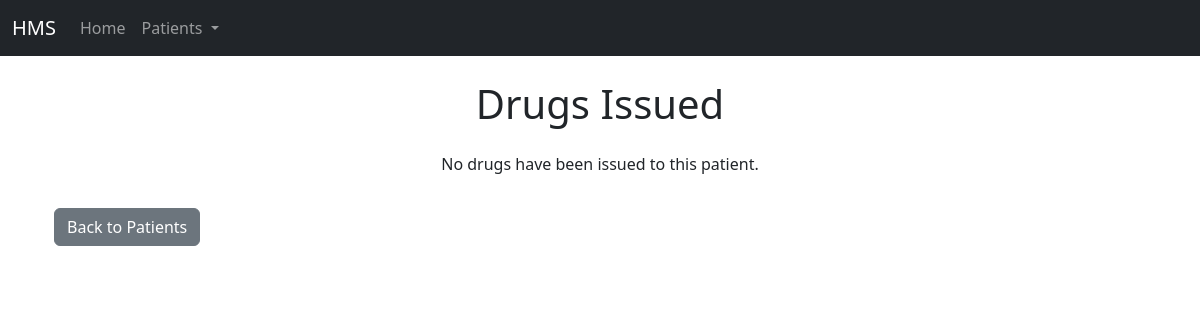
/patients/drug_issued/, run on an earlier commit of the app's database.
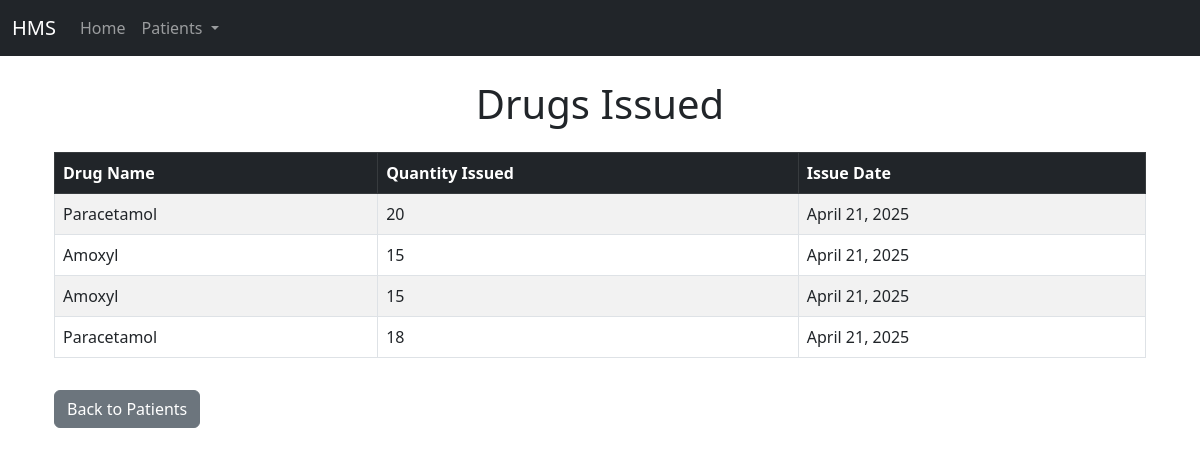
And on a later commit of the database.
### drugs/models.py (models this page shows, shortened)
class DrugIssue(models.Model):
    drug = models.ForeignKey(Drug, on_delete=models.CASCADE)
    patient = models.ForeignKey(Patient_register, on_delete=models.CASCADE)  # Foreign key to Patient_register
    quantity_issued = models.IntegerField()
    issue_date = models.DateField(auto_now_add=True)

class Drug(models.Model):
    name = models.CharField(max_length=100)
    quantity = models.IntegerField()
    expiry_date = models.DateField()
    price = models.DecimalField(max_digits=10, decimal_places=2)

### patients/views.py (the view)
# urls.py: path("drug_issued/", views.drug_issued, name="drug_issued"),
def drug_issued(request, id=None):
    if id:
        drug_issues = DrugIssue.objects.filter(patient_id=id)
        patient = Patient_register.objects.get(id=id)
        return render(request, 'patients/drug_issued.html', {'drug_issues': drug_issues, 'patient': patient})
    drug_issues = DrugIssue.objects.all()
    return render(request, 'patients/drug_issued.html', {'drug_issues': drug_issues})

### templates/patients/drug_issued.html (shortened to what this page needs)
{% extends 'base.html' %}
{% block content %}
<h1 class="text-center mb-4">Drugs Issued</h1>
<div class="container">
    {% if drug_issues %}
    <div class="table-responsive">
        <table class="table table-bordered table-striped">
            <thead class="table-dark">
                <tr>
                    <th>Drug Name</th>
                    <th>Quantity Issued</th>
                    <th>Issue Date</th>
                </tr>
            </thead>
            <tbody>
                {% for issue in drug_issues %}
                <tr>
                    <td>{{ issue.drug.name }}</td>
                    <td>{{ issue.quantity_issued }}</td>
                    <td>{{ issue.issue_date }}</td>
                </tr>
                {% endfor %}
            </tbody>
        </table>
    </div>
    {% else %}
    <p class="text-center">No drugs have been issued to this patient.</p>
    {% endif %}
    <a href="{% url 'all_patients' %}" class="btn btn-secondary mt-3">Back to Patients</a>
</div>
{% endblock %}

### templates/base.html (shortened to what this page needs)
<!DOCTYPE html>
<html lang="en">
<head>
    <link href="https://cdn.jsdelivr.net/npm/bootstrap@5.3.0/dist/css/bootstrap.min.css" rel="stylesheet">
</head>
<body>
    <nav class="navbar navbar-expand-lg navbar-dark bg-dark">
        <div class="container-fluid">
            <a class="navbar-brand" href="#">HMS</a>
            <div class="collapse navbar-collapse" id="navbarNav">
                <ul class="navbar-nav">
                    <li class="nav-item">
                        <a class="nav-link" href="#">Home</a>
                    </li>
                    <li class="nav-item dropdown">
                        <a class="nav-link dropdown-toggle" href="#" id="patientsDropdown" role="button" data-bs-toggle="dropdown" aria-expanded="false">
                            Patients
                        </a>
                    </li>
                </ul>
            </div>
        </div>
    </nav>
    <div class="container mt-4">
        {% block content %}
        {% endblock %}
    </div>
</body>
</html>

What changed in the data, as far as the page shows it:
added DrugIssue: drug.name "Paracetamol", quantity_issued "20", issue_date "April 21, 2025"
added DrugIssue: drug.name "Amoxyl", quantity_issued "15", issue_date "April 21, 2025"
added DrugIssue: drug.name "Amoxyl", quantity_issued "15", issue_date "April 21, 2025"
added DrugIssue: drug.name "Paracetamol", quantity_issued "18", issue_date "April 21, 2025"
Also different on the page:
text no longer shown: "No drugs have been issued to this patient."
text now shown: "Drug Name Quantity Issued Issue Date"
